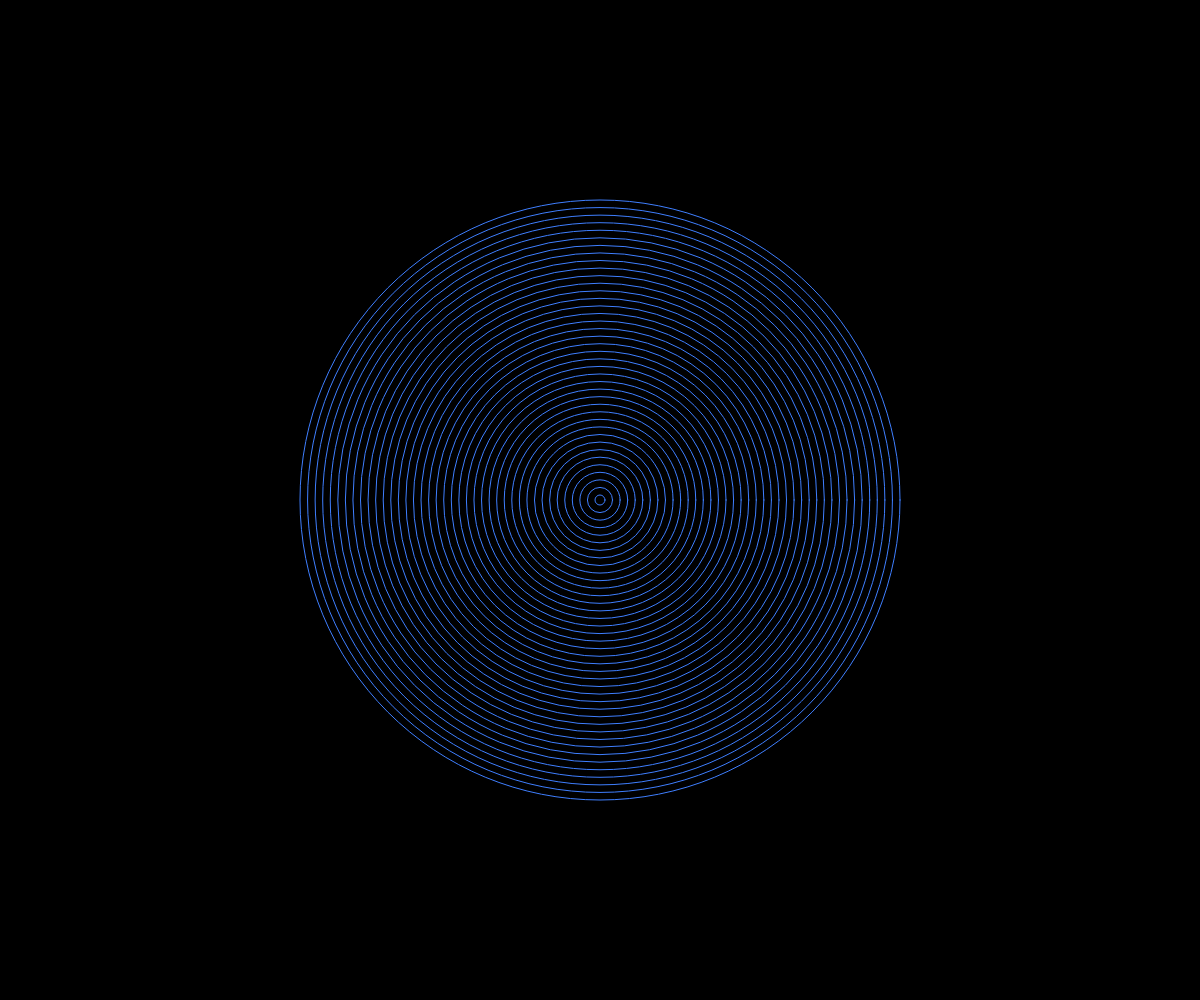
Frame 1 (no input)
Frame 60 (no input): identical to frame 1, image omitted
Frame 120 (the mouse pressed at the canvas centre since frame 60): identical to frame 1, image omitted

The p5.js sketch that drew this single still picture (run headless with seeded random() and noise() and a simulated clock; from frame 60 on, the mouse is pressed at the canvas centre):

// p5.js sketch
// ── sketch.js
function setup() {
	createCanvas(windowWidth, windowHeight);
	frameRate(60);
}

function draw() {
	background(0);
	guruguru(createVector(width/2, height/2), 40, 600, color(63, 127, 255));　//⓶　関数guruguruの引数に定義した変数のパラメーターを引数に記述する
}

function guruguru(circleLocation, numCircles, radius, circleColor){ //⓵　引数として定義したい変数名を引数に記述する
	stroke(circleColor);
	noFill();
	for(let i = 0; i < numCircles; i++){
		let currentRadius = map(i, 0, numCircles-1, 10, radius);
		circle(circleLocation.x, circleLocation.y, currentRadius);
	}
}
